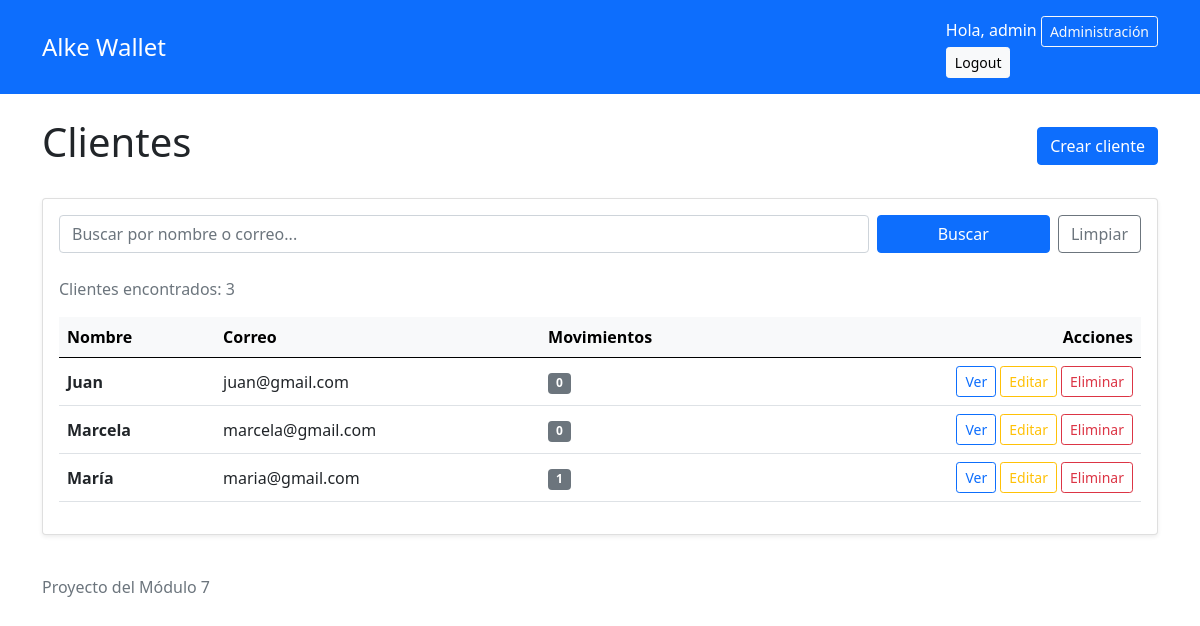
The app's page / (signed in), older data.
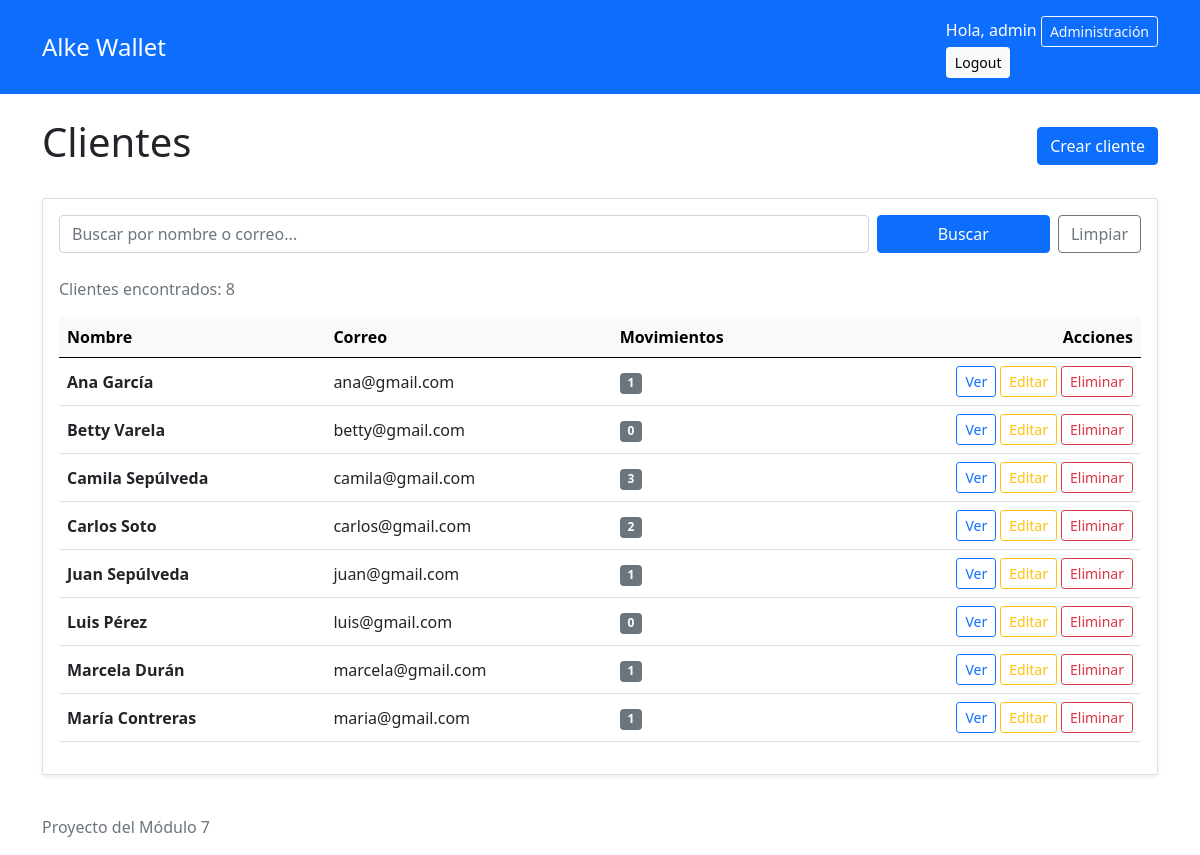
The same page, newer data.
### gestion/models.py (models this page shows, shortened)
class Cliente(models.Model):
    nombre = models.CharField(max_length=100)
    email = models.EmailField(unique=True)
    telefono = models.CharField(max_length=20, blank=True)
    fecha_registro = models.DateTimeField(auto_now_add=True)
    class Meta:
        ordering = ["nombre"]

### gestion/views.py (the view)
# urls.py: path("", ClienteListView.as_view(), name="lista_clientes"),
class ClienteListView(AccesoPersonalMixin, ListView):
    model = Cliente
    template_name = "gestion/lista_clientes.html"
    context_object_name = "clientes"
    def get_queryset(self):
        clientes = Cliente.objects.annotate(
            total_movimientos=Count("cuenta__transacciones")
        ).order_by("nombre")
        buscar = self.request.GET.get("buscar", "").strip()
        if buscar:
            clientes = clientes.filter(
                Q(nombre__icontains=buscar)
                | Q(email__icontains=buscar)
            )
        return clientes
    def get_context_data(self, **kwargs):
        contexto = super().get_context_data(**kwargs)
        contexto["buscar"] = self.request.GET.get(
            "buscar", ""
        )
        return contexto

### gestion/views.py (called while the page is built)
    def test_func(self):
        return self.request.user.is_staff

### gestion/templates/gestion/lista_clientes.html (shortened to what this page needs)
{% extends "base.html" %}
{% block content %}
<div class="d-flex justify-content-between align-items-center mb-4">
    <h1>Clientes</h1>
    <a href="{% url 'crear_cliente' %}" class="btn btn-primary">Crear cliente</a>
</div>
<div class="card shadow-sm">
    <div class="card-body">
        <form method="get" class="row g-2 mb-4">
            <div class="col-md-9">
                <input type="search" name="buscar" id="buscar" value="{{ buscar }}" class="form-control" placeholder="Buscar por nombre o correo...">
            </div>
            <div class="col-md-3 d-flex gap-2">
                <button type="submit" class="btn btn-primary w-100">Buscar</button>
                <a href="{% url 'lista_clientes' %}" class="btn btn-outline-secondary">Limpiar</a>
            </div>
        </form>
        <p class="text-muted">Clientes encontrados: {{ clientes|length }}</p>
        <div class="table-responsive">
            <table class="table table-hover align-middle">
                <thead class="table-light">
                    <tr>
                        <th>Nombre</th>
                        <th>Correo</th>
                        <th>Movimientos</th>
                        <th class="text-end">Acciones</th>
                    </tr>
                </thead>
                <tbody>
                    {% for cliente in clientes %}
                        <tr>
                            <td><strong>{{ cliente.nombre }}</strong></td>
                            <td>{{ cliente.email }}</td>
                            <td>
                                <span class="badge bg-secondary">{{ cliente.total_movimientos }}</span>
                            </td>
                            <td class="text-end">
                                <div class="d-flex gap-1 justify-content-end">
                                    <a href="{% url 'detalle_cliente' cliente.pk %}" class="btn btn-sm btn-outline-primary">Ver</a>
                                    <a href="{% url 'editar_cliente' cliente.pk %}" class="btn btn-sm btn-outline-warning">Editar</a>
                                    <a href="{% url 'eliminar_cliente' cliente.pk %}" class="btn btn-sm btn-outline-danger">Eliminar</a>
                                </div>
                            </td>
                        </tr>
                    {% empty %}
                        <tr>
                            <td colspan="4" class="text-center text-muted py-4">No hay clientes registrados.</td>
                        </tr>
                    {% endfor %}
                </tbody>
            </table>
        </div>
    </div>
</div>
{% endblock %}

### gestion/templates/base.html (shortened to what this page needs)
{% load static %}
<!DOCTYPE html>
<html lang="es">
    <head>
        <link href="https://cdn.jsdelivr.net/npm/bootstrap@5.0.2/dist/css/bootstrap.min.css" rel="stylesheet">
    </head>
    <body>
        <header class="bg-primary text-white py-3">
            <div class="container">
                <div class="d-flex flex-wrap gap-3 justify-content-between align-items-center">
                    <a href="{% url 'lista_clientes' %}" class="h4 text-white text-decoration-none mb-0">Alke Wallet</a>
                    {% if user.is_authenticated %}
                        <div d-flex flex-wrap gap-2>
                            <span>Hola, {{ user.username }}</span>
                            {% if user.is_staff %}
                                <a href="{% url 'admin:index' %}" class="btn btn-outline-light btn-sm">Administración</a>
                            {% endif %}
                            <form method="post" action="{% url 'logout' %}">
                                <button type="submit" class="btn btn-light btn-sm">Logout</button>
                            </form>
                        </div>
                    {% endif %}
                </div>
            </div>
        </header>
        <main class="container py-4">
            {% block content %}
            {% endblock %}
        </main>
        <footer class="container boder-top py-3 text-muted">
            Proyecto del Módulo 7
        </footer>
    </body>
</html>

Row changes from the older to the newer data that the page shows:
added Cliente: nombre "Ana García", email "ana@gmail.com", total_movimientos "1"
added Cliente: nombre "Betty Varela", email "betty@gmail.com", total_movimientos "0"
added Cliente: nombre "Camila Sepúlveda", email "camila@gmail.com", total_movimientos "3"
added Cliente: nombre "Carlos Soto", email "carlos@gmail.com", total_movimientos "2"
changed Cliente "juan@gmail.com": nombre "Juan" → "Juan Sepúlveda"; total_movimientos "0" → "1"
added Cliente: nombre "Luis Pérez", email "luis@gmail.com", total_movimientos "0"
changed Cliente "marcela@gmail.com": nombre "Marcela" → "Marcela Durán"; total_movimientos "0" → "1"
changed Cliente "maria@gmail.com": nombre "María" → "María Contreras"
Text that changed along with them:
{{ clientes|length }}: "3" → "8"
